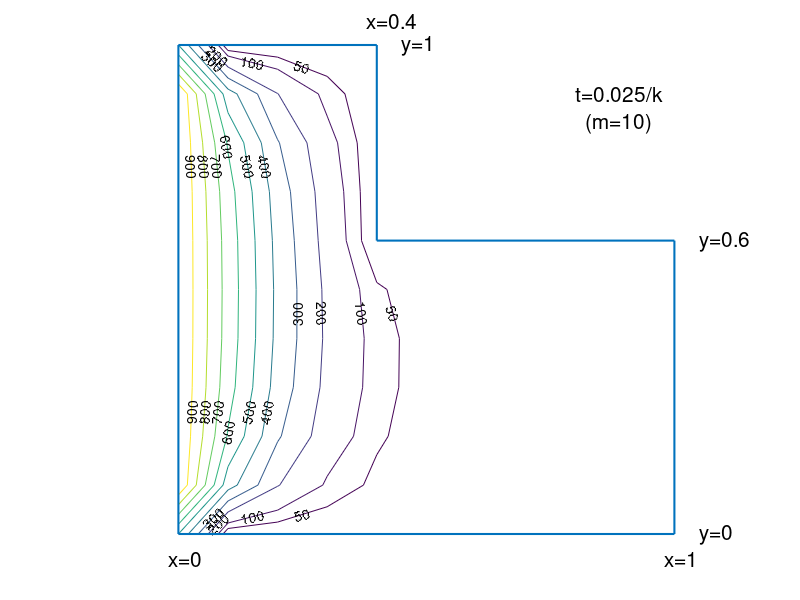

Recreate this plot in MATLAB. (Note: this script raises an error after producing the figure.)
for i=1:11
for j=1:11
  u(i,j)=0;
  q(i,j)=0;
end
end

for j=1:11
   u(j,1)=1000;
   q(j,1)=1000;
end

u(1,1)=500;
u(11,1)=500;
q(1,1)=500;
q(11,1)=500;


v=[50 100 200 300 400 500 600 700 800 900];

for k=1:10

for i=2:10
for j=2:10
   q(j,i)=0.25*(u(j+1,i)+u(j-1,i)+u(j,i+1)+u(j,i-1));
   if i>4
       if j>6
       q(j,i)=0;
       end
   end
end
end



for i=2:10
for j=2:10
   u(j,i)=q(j,i);
end
end


end
c=contour(u,v);
clabel(c);
axis([-0.5 12 1 11])
axis off
hold on

q=[1 1];
r=[1 11];
line(q,r,'linewidth',1.5)

q=[1 11];
r=[1 1];
line(q,r,'linewidth',1.5)

q=[11 11];
r=[1 7];
line(q,r,'linewidth',1.5)

q=[5 11];
r=[7 7];
line(q,r,'linewidth',1.5)

q=[5 5];
r=[7 11];
line(q,r,'linewidth',1.5)

q=[1 5];
r=[11 11];
line(q,r,'linewidth',1.5)

text(9,10,'t=0.025/k','fontsize',15)
text(9,9.4,'  (m=10)','fontsize',15)

text(0.8,.5,'x=0','fontsize',15)
text(10.8,.5,'x=1','fontsize',15)

text(11.5,1,'y=0','fontsize',15)
text(11.5,7,'y=0.6','fontsize',15)
text(5.5,11,'y=1','fontsize',15)
text(4.8,11.5,'x=0.4','fontsize',15)


rdot=sprintf('%c',183)
for j=1:11
   text(.9,j,rdot,'fontname','symbol','fontweight','bold','fontsize',20)
end

for j=2:11
   text(j,1,'0','fontsize',15)
end

for j=2:7
   text(11,j,'0','fontsize',15)
end

for j=7:11
   text(5,j,'0','fontsize',15)
end

for j=2:4
   text(j,11,'0','fontsize',15)
end

for j=6:10
   text(j,7,'0','fontsize',15)
end


for j=2:10
   text(-0.5,j,'1000','fontsize',15)
end

text(-0.5,1,' 500','fontsize',15)
text(-0.5,11,' 500','fontsize',15)
hold off
